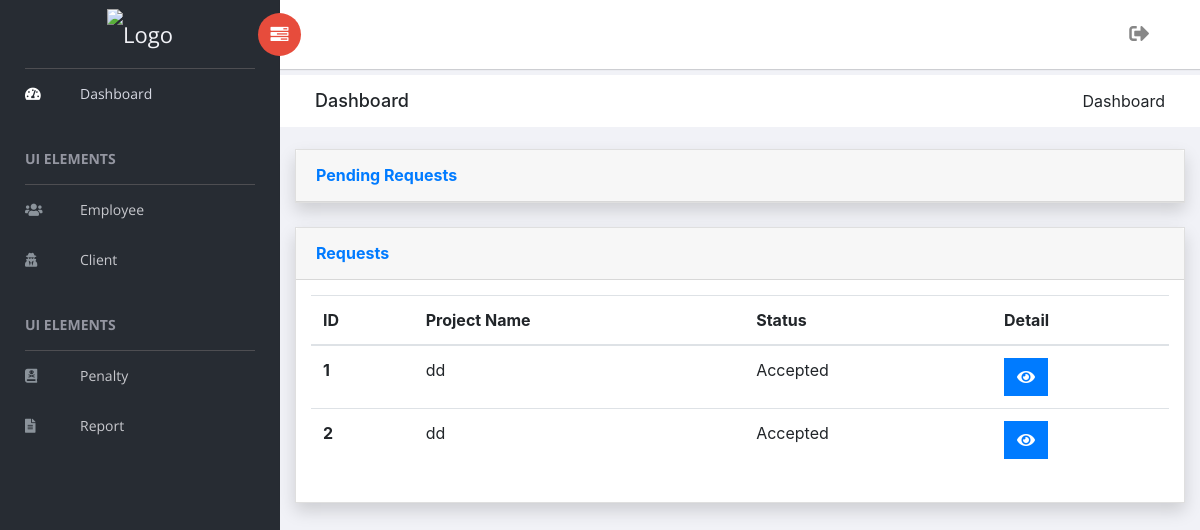
Before: /pm/request (signed in) with the older database file.
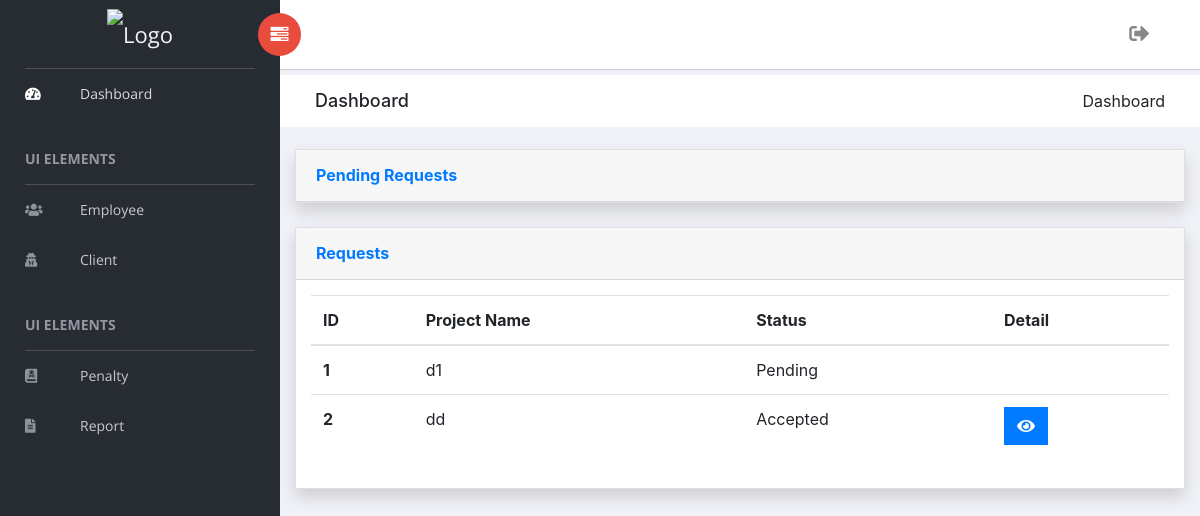
After: the same page with the newer database file.
### project_manager/models.py (models this page shows, shortened)
class RequestForChange(models.Model):
    PENALTY = (
        ('1', 'Salary Deduction'),
        ('2', 'Overtime'),
    )
    STATUS = (
        ('1', 'Pending'),
        ('2', 'Accepted'),
        ('3', 'Rejected'),
    )
    task            = models.ForeignKey(TaskAssign, on_delete=models.CASCADE)
    penalty         = models.CharField(max_length=1, choices=PENALTY, default='2')
    status          = models.CharField(max_length=1, choices=STATUS, default='1')
    updated         = models.DateField(auto_now=True)

class TaskAssign(models.Model):
    STATUS = (
        ('1', 'Completed'),
        ('2', 'Processing'),
        ('3', 'Failed'),
    )
    project         = models.ForeignKey(Project, on_delete=models.CASCADE)
    employee        = models.ForeignKey(Employee, on_delete=models.CASCADE)
    bugs            = models.ManyToManyField(Bug)
    description     = models.CharField(max_length=500)
    deadline        = models.DateTimeField()
    status          = models.CharField(max_length=1, choices=STATUS, default='2')
    updated         = models.DateField(auto_now=True)
    request_id      = models.CharField(max_length=5, blank=True)

class Project(models.Model):
    STATUS = (
        ('1', 'Completed'),
        ('2', 'In Progress'),
    )
    client          = models.ForeignKey(Client, on_delete=models.CASCADE)
    name            = models.CharField(max_length=50)
    description     = models.CharField(max_length=500, blank=True)
    possible_bugs   = models.ManyToManyField(Bug)
    cost            = models.IntegerField()
    deadline        = models.DateTimeField(auto_now=False, auto_now_add=False)
    status          = models.CharField(max_length=1, choices=STATUS, default='2')
    order_at        = models.DateTimeField(auto_now_add=True)

### authentication/decorators.py (the view)
        def wrap(request, *args, **kwargs):
            request.role = str(request.user.groups.all()[0])
            if request.role in allowed_roles:
                return view_func(request, *args, **kwargs)
            else:
                raise PermissionDenied

### project_manager/views.py (called while the page is built, shortened)
def _5_tasked_employee():
    count = 0
    id_list = []     # 5 tasked employees id
    employees = Employee.objects.all()
    tasks = TaskAssign.objects.filter(status='2')
    for employee in employees:
        for task in tasks:
            if employee.id == task.employee.id:
                count += 1
        if count==5:
            id_list.append(employee.id)
        count = 0
    return id_list

@login_required(login_url='login')
@has_access(allowed_roles=['superuser', 'admin'])
def request_for_change(request):
    success_message, error_message = None, None
    statuses            = RequestForChange
    request_for_changes_pending = RequestForChange.objects.filter(status='1')
    request_for_changes = RequestForChange.objects.all()[::-1]
    employees           = Employee.objects.all()
    context = {
        'statuses': statuses,
        'request_for_changes_pending': request_for_changes_pending,
        'request_for_changes': request_for_changes,
        'employees': employees,
        'exclude_employee': _5_tasked_employee(),
        'success_message' : success_message,
        'error_message'   : error_message,
    }
    return render(request, 'project_manager/request_for_change.html', context)

### project_manager/templates/project_manager/request_for_change.html (shortened to what this page needs)
{% extends 'project_manager/base.html' %}
{% load static %}
{% block content %}
<div class="breadcrumbs">
    <div class="col-sm-4">
        <div class="page-header float-left">
            <div class="page-title">
                <h1>Dashboard</h1>
            </div>
        </div>
    </div>
    <div class="col-sm-8">
        <div class="page-header float-right">
            <div class="page-title">
                <ol class="breadcrumb text-right">
                    <li class="active">Dashboard</li>
                </ol>
            </div>
        </div>
    </div>
</div>
<div class="col-lg-12">
  <div class="card shadow mb-4">
    <a href="#collapseCardExample" class="d-block card-header py-3" data-toggle="collapse" role="button" aria-expanded="true" aria-controls="collapseCardExample">
      <h6 class="m-0 font-weight-bold text-primary">Pending Requests</h6>
    </a>
  </div>
</div>
<div class="col-lg-12">
  <div class="card shadow mb-4">
    <a href="#collapseCardExample" class="d-block card-header py-3" data-toggle="collapse" role="button" aria-expanded="true" aria-controls="collapseCardExample">
      <h6 class="m-0 font-weight-bold text-primary">Requests</h6>
    </a>
    <div class="collapse show" id="collapseCardExample">
      <div class="card-body">
        <table class="table table-hover">
          <thead>
            <tr>
              <th scope="col">ID</th>
              <th scope="col">Project Name</th>
              <th scope="col">Status</th>
              <th scope="col">Detail</th>
            </tr>
          </thead>
          <tbody>
            {% for request_for_change in request_for_changes %}
            <tr>
              <th scope="row">{{ forloop.counter }}</th>
              <td>{{ request_for_change.task.project.name }}</td>
              <td>{{ request_for_change.get_status_display }}</td>
            {% if request_for_change.status == '1' %}
            {% else %}
              <td>
                <button type="button" class="btn btn-primary" data-toggle="modal" data-target="#exampleModalCenter{{ request_for_change.id }}">
                  <i class="fas fa-eye"></i>
                </button>
              </td>
            </tr>
            {% endif %}
            {% endfor %}
          </tbody>
        </table>
      </div>
    </div>
  </div>
</div>
{% endblock %}

### project_manager/templates/project_manager/base.html (shortened to what this page needs)
{% load static %}
<!doctype html>
<html class="no-js" lang="en">
<head>
    <link rel="stylesheet" href="{% static 'project_manager/vendors/bootstrap/dist/css/bootstrap.min.css' %}">
    <link rel="stylesheet" href="https://use.fontawesome.com/releases/v5.7.2/css/all.css"
>
    <link rel="stylesheet" href="{% static 'project_manager/vendors/font-awesome/css/font-awesome.min.css' %}">
    <link rel="stylesheet" href="{% static 'project_manager/vendors/themify-icons/css/themify-icons.css' %}">
    <link rel="stylesheet" href="{% static 'project_manager/vendors/flag-icon-css/css/flag-icon.min.css' %}">
    <link rel="stylesheet" href="{% static 'project_manager/assets/css/style.css' %}">
</head>
<body>
      {% include 'project_manager/_left_sidebar.html' %}
    <div id="right-panel" class="right-panel">
          {% include 'project_manager/_header.html' %}
          {% block content %}{% endblock %}
    </div>
</body>
</html>

### project_manager/templates/project_manager/_left_sidebar.html (shortened to what this page needs)
{% load static %}
<aside id="left-panel" class="left-panel">
    <nav class="navbar navbar-expand-sm navbar-default">
        <div class="navbar-header">
            <a class="navbar-brand" href="{% url 'pm_index' %}"><img src="{% static 'project_manager/images/logo.png' %}" alt="Logo"></a>
        </div>
        <div id="main-menu" class="main-menu collapse navbar-collapse">
            <ul class="nav navbar-nav">
                <li class="active">
                    <a href="{% url 'pm_index' %}"> <i class="menu-icon fas fa-tachometer-alt"></i>Dashboard </a>
                </li>
                <h3 class="menu-title">UI elements</h3>
                <li>
                    <a href="{% url 'pm_employee_add' %}">
                        <i class="menu-icon fas fa-users"></i>Employee</a>
                </li>
                <li>
                    <a href="{% url 'pm_client_add' %}">
                        <i class="menu-icon fas fa-user-secret"></i>Client</a>
                </li>
                <h3 class="menu-title">UI elements</h3>
                <li>
                    <a href="{% url 'pm_penalty' %}">
                        <i class="menu-icon fas fa-book-dead"></i>Penalty</a>
                </li>
                <li>
                    <a href="{% url 'pm_report' %}">
                        <i class="menu-icon fas fa-file-alt"></i>Report</a>
                </li>
            </ul>
        </div>
    </nav>
</aside>

### project_manager/templates/project_manager/_header.html
{% load static %}
<header id="header" class="header">
    <div class="header-menu">
        <div class="col-sm-7">
            <a id="menuToggle" class="menutoggle pull-left"><i class="fa fa fa-tasks"></i></a>
        </div>
        <div class="col-sm-5">
            <div class="user-area dropdown float-right">
                <a href="{% url 'logout' %}" class="nav-link" title="Logout">
                    <i class="fas fa-sign-out-alt" style="font-size:20px;"></i>
                </a>
            </div>
        </div>
    </div>
</header>

Changed rows visible on the page:
removed RequestForChange: task.project.name "dd", status "Accepted"
added RequestForChange: task.project.name "d1", status "Pending"
